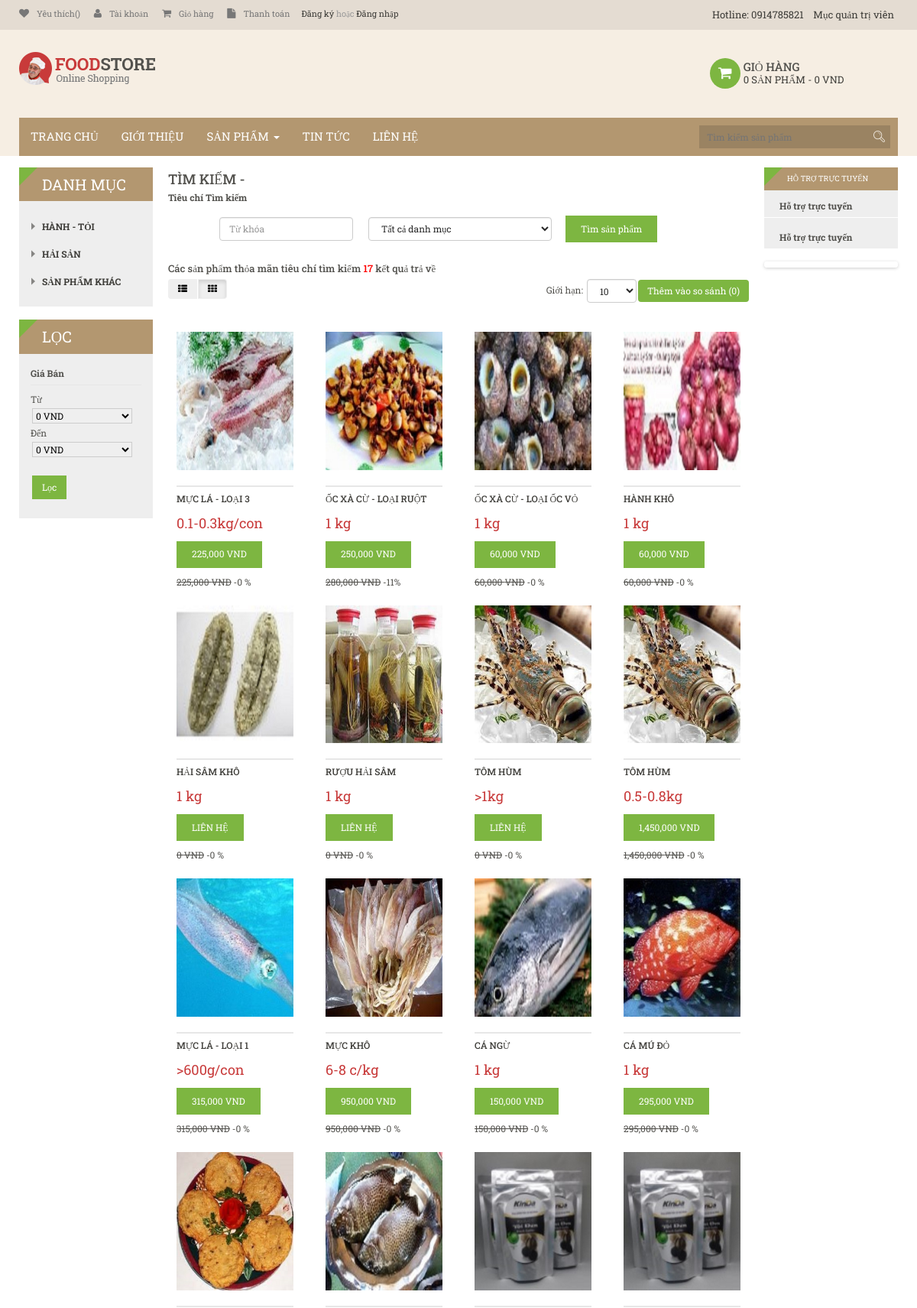
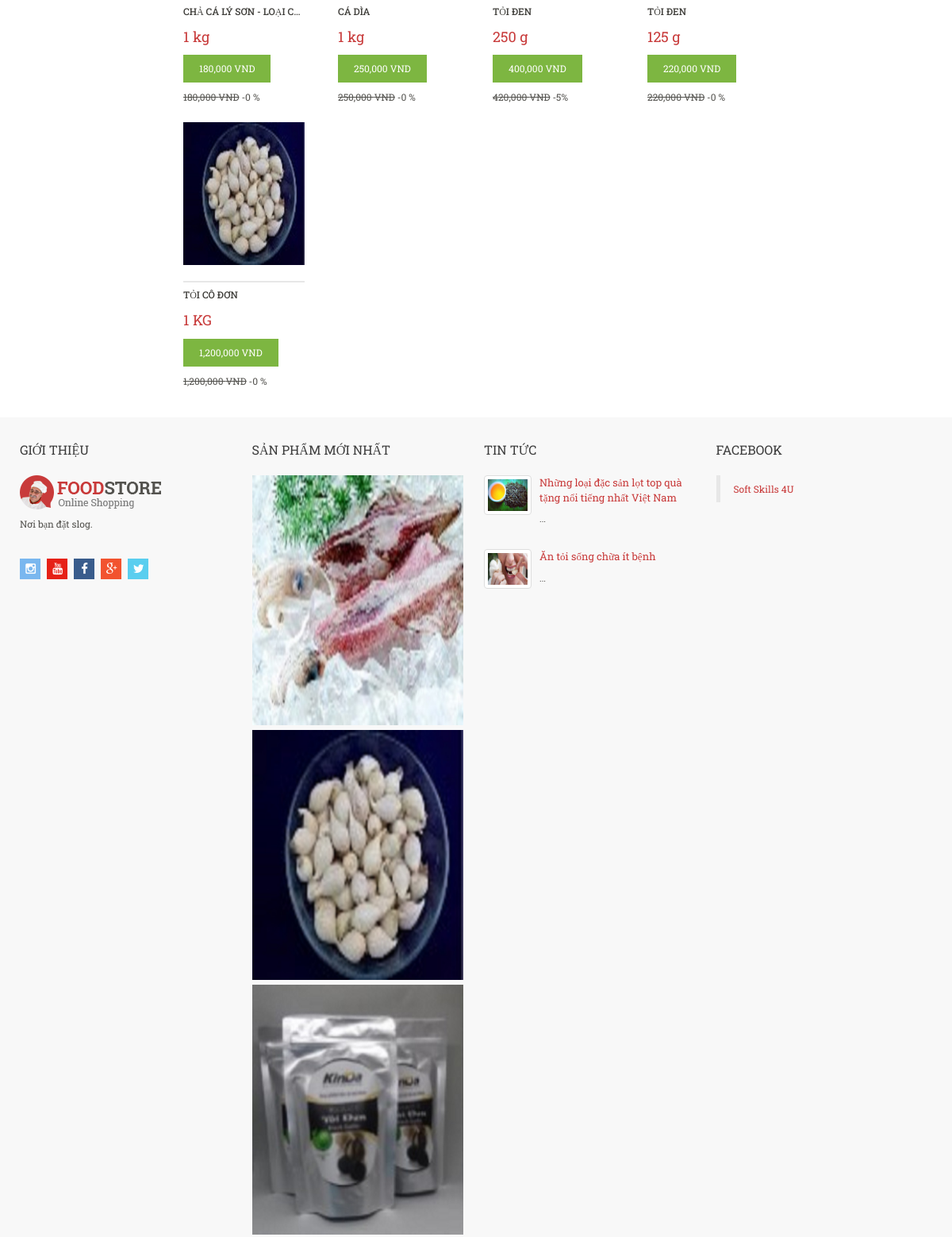
/index.php/product/search (upper part), run on the app's committed database (2 pictures, top to bottom).
### tables this page shows
CREATE TABLE `support` (
  `id` int(12) NOT NULL,
  `name` varchar(255) NOT NULL,
  `gmail` varchar(255) NOT NULL,
  `sky` varchar(255) NOT NULL,
  `phone` varchar(255) NOT NULL,
  `facebook` varchar(255) NOT NULL,
  `fanpage` varchar(255) NOT NULL,
  `onlinechat` varchar(255) NOT NULL,
  `address` varchar(255) NOT NULL,
  `map` text NOT NULL,
  `sort_order` int(12) NOT NULL
);

CREATE TABLE `catalog` (
  `id_catalog` int(11) NOT NULL,
  `name` varchar(200) NOT NULL,
  `parent_id` int(11) NOT NULL
);

CREATE TABLE `product` (
  `id_product` int(11) NOT NULL,
  `id_catalog` int(255) NOT NULL,
  `name_catalog` varchar(100) NOT NULL,
  `name` varchar(100) NOT NULL,
  `price` decimal(15,4) NOT NULL,
  `content` text NOT NULL,
  `discount` int(11) NOT NULL,
  `image_link` varchar(200) NOT NULL,
  `image_list` text NOT NULL,
  `created` date NOT NULL,
  `view` int(11) NOT NULL,
  `warranty` varchar(50) NOT NULL,
  `weigh` varchar(255) NOT NULL,
  `total` int(255) NOT NULL,
  `buyed` int(255) NOT NULL,
  `gifts` varchar(100) NOT NULL,
  `meta_key` varchar(255) NOT NULL,
  `site_title` varchar(255) NOT NULL,
  `meta_desc` varchar(255) NOT NULL
);

CREATE TABLE `articcles` (
  `id` smallint(12) NOT NULL,
  `id_categories` smallint(255) NOT NULL,
  `name_categories` varchar(255) NOT NULL,
  `name` varchar(255) NOT NULL,
  `image` varchar(255) NOT NULL,
  `content` text NOT NULL,
  `view` int(12) NOT NULL,
  `status` bit(1) NOT NULL,
  `creates` datetime NOT NULL DEFAULT CURRENT_TIMESTAMP
);

### application/views/site/product/search.php (the view, shortened to what the rows shown need)
<section id="sidebar-main" class="col-sm-8">
    <div id="content">
        <div id="products" class="product-grid">
            <div class="products-block">
                <div class="row product-items">
                    <?php $i = 1;  foreach ($list as $prod): ?>
                                <div class="col-lg-3 col-md-3 col-sm-6 col-xs-12 product-cols">
                                    <div class="product-block item-default" itemtype="http://schema.org/Product" itemscope="">
                                        <div class="image">
                                            <a class="img" href="<?php echo base_url('chi-tiet-san-pham/'.seoname($prod->name_catalog).'/'.seoname($prod->name).'/'.$prod->id_product) ?>">
                                                <img src="<?php echo base_url('upload'); ?>/products/<?php echo $prod->image_link; ?>" alt="Combo" class="img-responsive">
                                            </a>
                                        </div>
                                        <div class="product-meta">
                                            <h3 class="name"><a href="<?php echo base_url('chi-tiet-san-pham/'.seoname($prod->name_catalog).'/'.seoname($prod->name).'/'.$prod->id_product);?>"><?php echo $prod->name;?></a></h3>
                                            <div class="price" itemtype="http://schema.org/Offer" itemscope="" itemprop="offers">
                                                <span class="special-price"><span class="special-price"><?php echo $prod->weigh; ?></span></span>
                                            </div>
                                            <div class="cart">
                                                <input value="<?php if($prod->price == 0) echo 'Liên hệ'; else echo  number_format($prod->price - $prod->discount).' VND'; ?>" class="button" type="button">
                                             </div>
                                            <div class="discount" itemtype="http://schema.org/Offer" itemscope="" itemprop="offers">
                                                <span class="special-price"><?php if($prod->discount >0) {echo '<strike>'.number_format($prod->price ).' VND'.'</strike>'.' -'; echo ceil(($prod->discount*100)/$prod->price). '%';} else {
 echo '<strike>'.number_format($prod->price ).' VND'.'</strike>'.' -'; echo '0 %';
} ?></span>
                                            </div>
                                        </div>
                                    </div>
                                </div>
                               <?php endforeach;?>
    </div>
</div>
</div>
   </div>
</section>

### application/views/site/topbar.php (shortened to what the rows shown need)
<div class="container">
    <div class="row hidden-sm hidden-xs">
        <div class="col-lg-3 col-md-3 col-sm-3 col-xs-12">
            <div class="currency pull-right">
                <a >Hotline: <?php echo $supports->phone; ?></a>
                <a href="<?php echo base_url().'admin';?>">Mục quản trị viên</a>
            </div>
        </div>
    </div>
</div>

### application/views/site/left.php (shortened to what the rows shown need)
<aside id="sidebar-left" class="col-sm-2">
        <div id="column-left" class="hidden-xs sidebar">
                              <div class="box category">
        <div class="box-content">
            <ul class="box-category list">
                 <?php  foreach ($catalog_list as $row): ?>
                    <li class="">
                        <a href="<?php echo base_url('san-pham/danh-muc/'.seoname($row->name).'/'.$row->id_catalog); ?>" class=""><?php echo'<b >'. $row->name.'</b>'; ?></a>
                    </li>
                 <?php endforeach; ?>
            </ul>
        </div>
    </div>
                    </div>
    </aside>

### application/views/site/footer/footertop.php (shortened to what the rows shown need)
<div class="container">
                           <div class="row">
                               <div class="col-lg-3 col-md-3">
                                   <div class="box gallery">
                                       <div class="box-content">
                                           <div class="banner-im">
                                               <?php foreach ($product_news as $new_pro): {
                                               } ?>
                                                <a href="<?php echo base_url('chi-tiet-san-pham/'.seoname($new_pro->name_catalog).'/'.seoname($new_pro->name).'/'.$new_pro->id_product) ?>"  title="&lt;a <?php echo base_url('chi-tiet-san-pham/'.seoname($new_pro->name_catalog).'/'.seoname($new_pro->name).'/'.$new_pro->id_product) ?>' style='color:#c83a3a;'&gt;<?php echo $new_pro->name; ?>&lt;/a&gt;">
                                                    <img alt="<?php echo $new_pro->name; ?>" src="<?php echo base_url('upload'); ?>/products/<?php echo $new_pro->image_link; ?>" title="<?php echo $new_pro->name; ?>">
                                                </a>
                                                <?php endforeach; ?>
                                            </div>
                                       </div>
                                   </div>
                               </div>
                               <div class="col-lg-3 col-md-3">
                                   <div class="box pav-block bloglatest">
                                            <div class="pavblog-latest clearfix">
                                                <?php foreach($news_infos as $r): {
                                                }?>
                                            <div class="row">
                                            <div class="col-lg-12 col-md-12 pavblock">
                                                       <div class="blog-item">
                                                           <div class="blog-body clearfix">
                                                            <div class="image clearfix">
                                                                <img class ="img-thumbnail imgfooter" src="<?php echo base_url('upload'); ?>/tin-tuc/<?php echo $r->image; ?>" title="<?php echo $r->name ;?>" alt="<?php echo $r->name ;?>" class="img-responsive">
                                                            </div>
                                                            <div class="group-blog">
                                                                   <div class="blog-title">
                                                                       <a href="<?php echo base_url('chi-tiet-tin-tuc/'.seoname($r->name_categories).'/'.seoname($r->name).'/'.$r->id); ?>" title="<?php echo $r->name ;?>"><?php echo $r->name;?></a>
                                                                   </div>
                                                                   <div class="description">
                                                                       <p>
                                                                      ...
                                                                       </p>
                                                                   </div>
                                                            </div>
                                                           </div>
                                                       </div>
                                                   </div>
                                            </div>
                                                <?php endforeach; ?>
                                        </div>
                                    </div>
                               </div>
                           </div>
                       </div>

### data on the page
support: phone "0914785821"
catalog: name "HÀNH - TỎI"
catalog: name "HẢI SẢN"
catalog: name "SẢN PHẨM KHÁC"
product: image_link (picture), name "MỰC LÁ - LOẠI 3", weigh "0.1-0.3kg/con", price+discount "225,000 VND", price "225,000"
product: image_link (picture), name "ỐC XÀ CỪ - LOẠI RUỘT", weigh "1 kg", price+discount "250,000 VND", price "280,000", ceil(($prod->discount*100)/$prod->price) "11"
product: image_link (picture), name "ỐC XÀ CỪ - LOẠI ỐC VỎ", weigh "1 kg", price+discount "60,000 VND", price "60,000"
product: image_link (picture), name "HÀNH KHÔ", weigh "1 kg", price+discount "60,000 VND", price "60,000"
product: image_link (picture), name "HẢI SÂM KHÔ", weigh "1 kg", price "Liên hệ", price "0"
product: image_link (picture), name "RƯỢU HẢI SÂM", weigh "1 kg", price "Liên hệ", price "0"
product: image_link (picture), name "TÔM HÙM", weigh ">1kg", price "Liên hệ", price "0"
product: image_link (picture), name "TÔM HÙM", weigh "0.5-0.8kg", price+discount "1,450,000 VND", price "1,450,000"
product: image_link (picture), name "MỰC LÁ - LOẠI 1", weigh ">600g/con", price+discount "315,000 VND", price "315,000"
product: image_link (picture), name "MỰC KHÔ", weigh "6-8 c/kg", price+discount "950,000 VND", price "950,000"
product: image_link (picture), name "CÁ NGỪ", weigh "1 kg", price+discount "150,000 VND", price "150,000"
product: image_link (picture), name "CÁ MÚ ĐỎ", weigh "1 kg", price+discount "295,000 VND", price "295,000"
product: image_link (picture), name "CHẢ CÁ LÝ SƠN - LOẠI C…", weigh "1 kg", price+discount "180,000 VND", price "180,000"
product: image_link (picture), name "CÁ DÌA", weigh "1 kg", price+discount "250,000 VND", price "250,000"
product: image_link (picture), name "TỎI ĐEN", weigh "250 g", price+discount "400,000 VND", price "420,000", ceil(($prod->discount*100)/$prod->price) "5"
product: image_link (picture), name "TỎI ĐEN", weigh "125 g", price+discount "220,000 VND", price "220,000"
product: image_link (picture), name "TỎI CÔ ĐƠN", weigh "1 KG", price+discount "1,200,000 VND", price "1,200,000"
articcles: image (picture), name "Những loại đặc sản lọt top quà tặng nổi tiếng nhất Việt Nam"
articcles: image (picture), name "Ăn tỏi sống chữa ít bệnh"

### other printed values
$total_items "0"
$total_amount "0"
$rowfinded "17"
form field price_from "0 VND"
form field price_to "0 VND"
